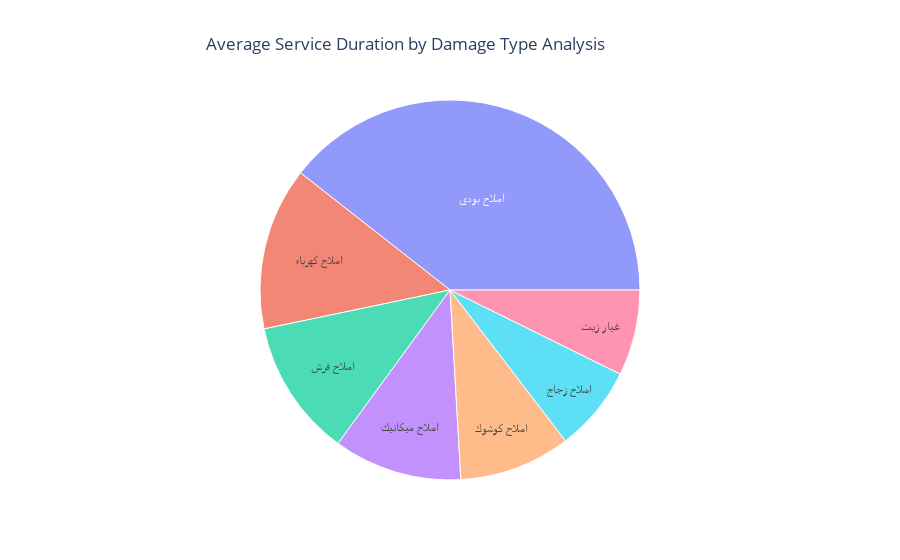

The code cell stored with this chart in its notebook:
### Code cell
avg_service_duration_by_damage = df.groupby('damage type')['service_duration'].mean().round(1).sort_values().reset_index(name='AverageServiceDuration')
mySunBurst(avg_service_duration_by_damage, name=['damage type'], value='AverageServiceDuration',title='Average Service Duration by Damage Type')

### Figure 1 — Plotly figure (JSON) as saved in the notebook; plotly's stock layout.template omitted (floating-point values rounded to 4 significant figures)
{"data": [{"branchvalues": "total", "domain": {"x": [0, 1], "y": [0, 1]}, "hovertemplate": "labels=%{label}<br>AverageServiceDuration=%{value}<br>parent=%{parent}<br>id=%{id}<extra></extra>", "ids": ["اصلاح بودي", "اصلاح زجاج", "اصلاح فرش", "اصلاح كهرباء", "اصلاح كوشوك", "اصلاح ميكانيك", "غيار زيت"], "labels": ["اصلاح بودي", "اصلاح زجاج", "اصلاح فرش", "اصلاح كهرباء", "اصلاح كوشوك", "اصلاح ميكانيك", "غيار زيت"], "name": "", "parents": ["", "", "", "", "", "", ""], "type": "sunburst", "values": [5.4, 1, 1.6, 1.9, 1.3, 1.5, 1]}], "layout": {"legend": {"tracegroupgap": 0}, "title": {"text": "Average Service Duration by Damage Type Analysis", "x": 0.45}}}
